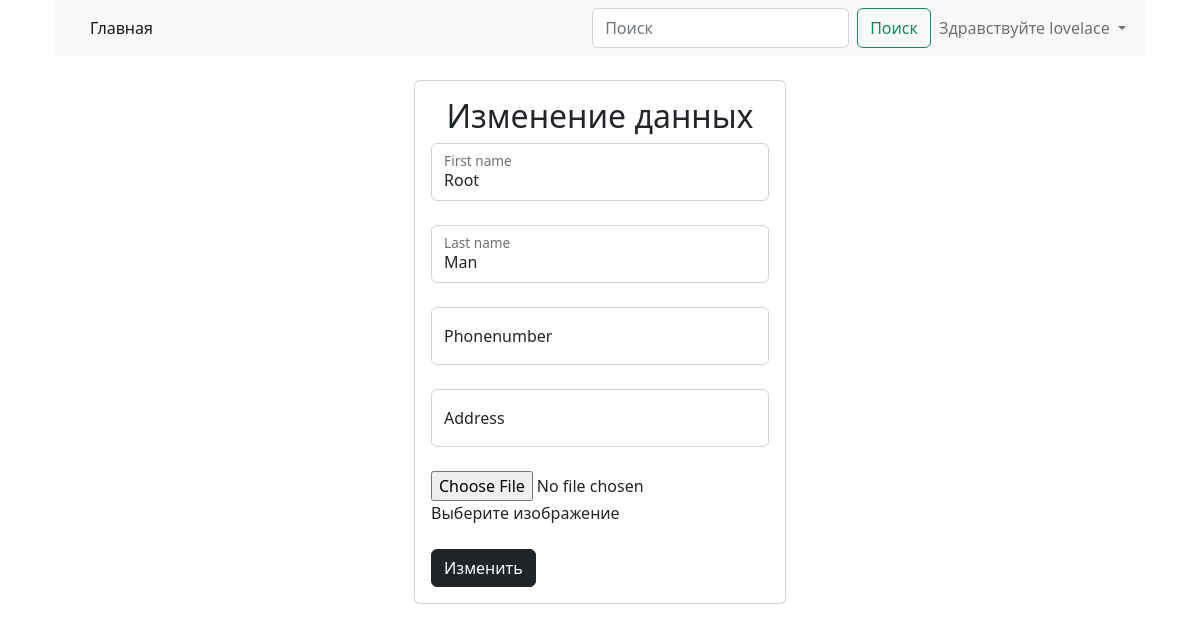
Page /users/edit/1 (signed in) on the earlier database version.
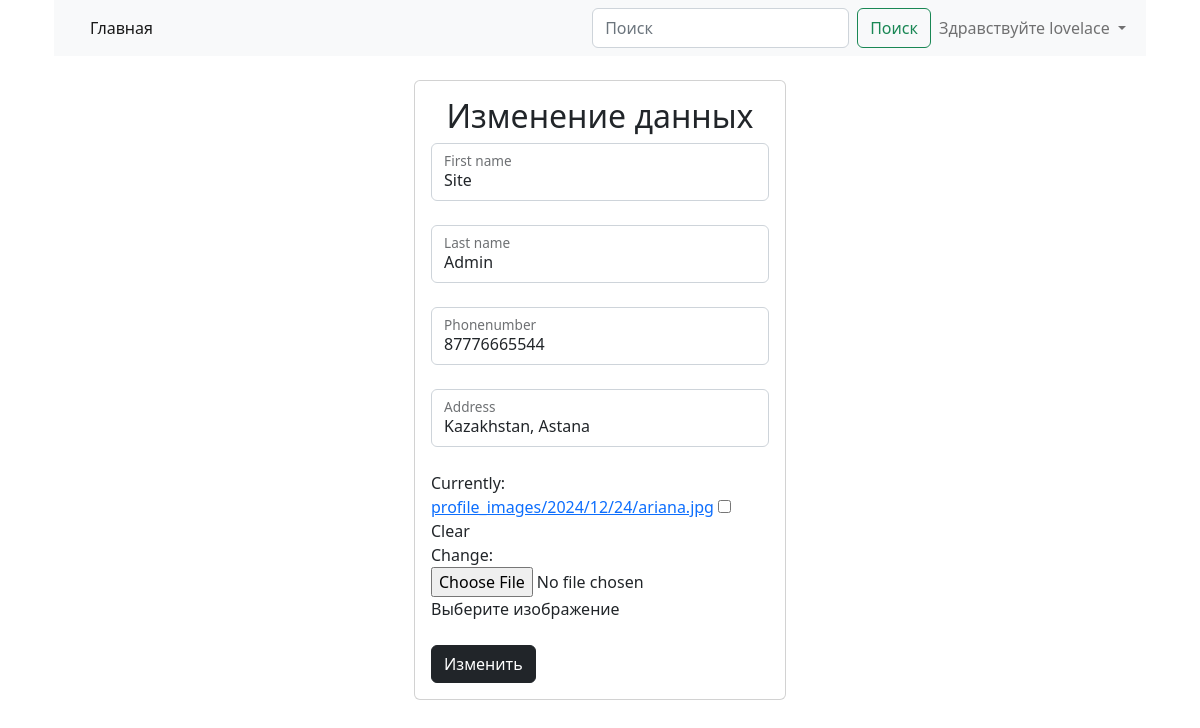
Same page on the later database version.
### users/models.py (models this page shows)
class CustomUser(AbstractUser):
    image = models.ImageField(upload_to='profile_images/%Y/%m/%d', blank=True, null=True)
    phonenumber = models.CharField(max_length=13, blank=True, null=True)
    address = models.CharField(max_length=100, blank=True, null=True)
    def __str__(self):
        return self.username
    def get_absolute_url(self):
        return reverse("users:profile", kwargs={"pk": self.id})

### users/views.py (the view)
# urls.py: path("edit/<int:pk>", views.ProfileUpdateView.as_view(), name="edit"),
class ProfileUpdateView(LoginRequiredMixin, UpdateView):
    form_class = UserUpdateForm
    model = get_user_model()
    template_name = 'users/profile_update.html'
    success_url = reverse_lazy('main:index')

### users/templates/users/profile_update.html (shortened to what this page needs)
{% extends "base.html" %}
        {% block content %}
        <div class="d-flex justify-content-center">
            <div class="card col-4 mb-4 mt-4">
                <div class="card-body">
                    <h2 class="text-center">Изменение данных</h2>
                    <form action="" method="post" enctype="multipart/form-data">
                        {% for field in form %}
                            {% if field.name == "image" %}
                            <div class="custom-file mb-4">
                                {{ field }}
                                <label class="custom-file-label" for="{{ field.id_for_label }}">
                                    Выберите изображение
                                </label>
                            </div>
                            {% else %}
                            <div class="form-floating flex-fill mb-4">
                                {{ field }}
                                <label for="{{ field.id_for_label }}">
                                </label>
                            </div>
                            {% endif %}
                        {% endfor %}
                        <button class="btn btn-dark" type="submit">Изменить</button>
                    </form>
                </div>
                </div>
            </div>
        {% endblock content %}

Differences in the rows shown:
changed CustomUser: first_name "Root" → "Site"; last_name "Man" → "Admin"; phonenumber (not shown) → "87776665544"; address (not shown) → "Kazakhstan, Astana"
Other differences:
new list line: "Currently: profile_images/2024/12/24/ariana.jpg Clear Change: ☐"
